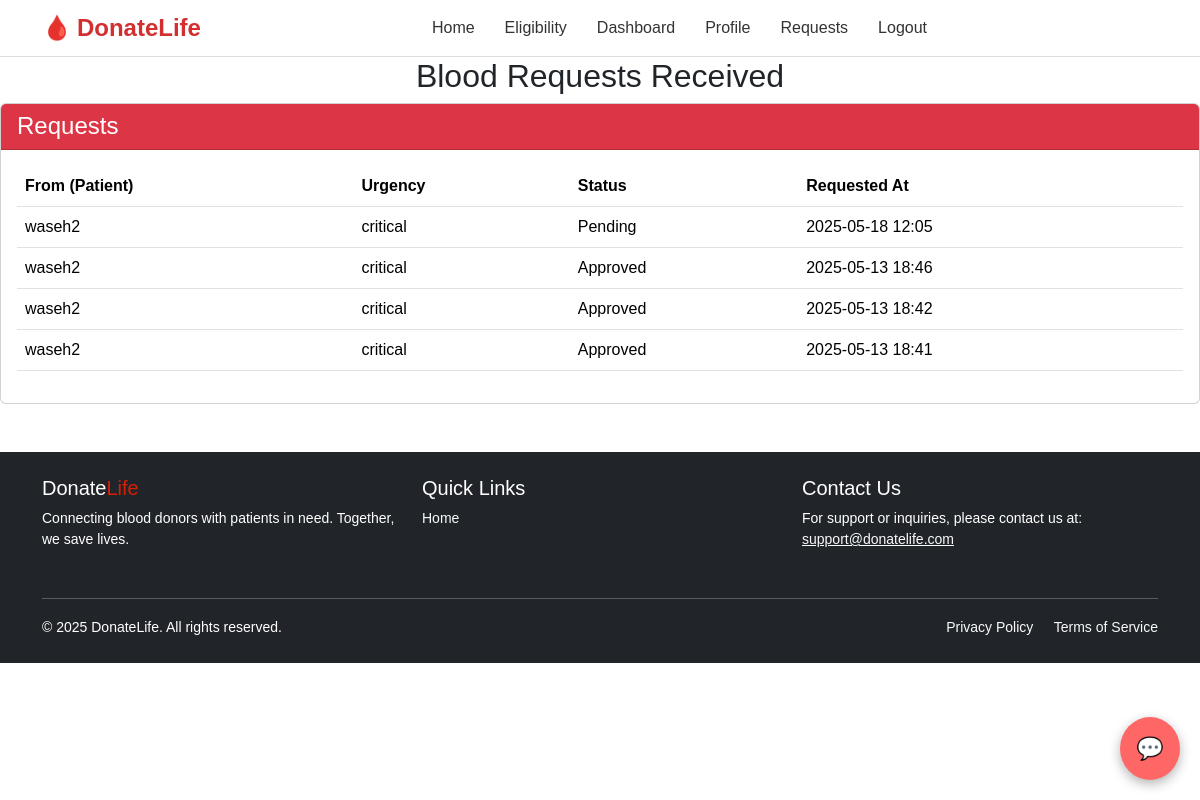
Page /accounts/donor-requests/ (signed in) on the committed database.
### accounts/models.py (models this page shows, shortened)
class BloodRequest(models.Model):
    sender = models.ForeignKey(User, on_delete=models.CASCADE, related_name='sent_requests')
    receiver = models.ForeignKey(User, on_delete=models.CASCADE, related_name='received_requests')
    urgency = models.CharField(max_length=20)
    message = models.TextField()
    status = models.CharField(max_length=20, choices=[('pending', 'Pending'), ('approved', 'Approved')], default='pending')
    created_at = models.DateTimeField(auto_now_add=True)

class User(AbstractUser):
    ROLE_CHOICES = (
        ('donor', 'Blood Donor'),
        ('patient', 'Patient'),
        ('admin', 'Admin'),
    )
    role = models.CharField(max_length=10, choices=ROLE_CHOICES)
    age = models.IntegerField(null=True, blank=True)
    weight = models.FloatField(null=True, blank=True)
    blood_group = models.CharField(max_length=5, choices=[
        ('A+', 'A+'), ('A-', 'A-'),
        ('B+', 'B+'), ('B-', 'B-'),
        ('O+', 'O+'), ('O-', 'O-'),
        ('AB+', 'AB+'), ('AB-', 'AB-'),
    ], null=True, blank=True)
    city = models.CharField(max_length=100, null=True, blank=True)
    last_donation_date = models.DateField(null=True, blank=True)
    medical_condition = models.TextField(null=True, blank=True)

### accounts/views.py (the view)
# urls.py: path('donor-requests/', views.donor_received_requests, name='donor_received_requests'),
@login_required
def donor_received_requests(request):
    if request.user.role != 'donor':
        return redirect('home')  # optional: only allow donors
    received_requests = BloodRequest.objects.filter(receiver=request.user).order_by('-created_at')
    return render(request, 'accounts/donor_received_requests.html', {'received_requests': received_requests})

### accounts/templates/accounts/donor_received_requests.html (shortened to what this page needs)
{% extends 'base.html' %}
{% block content %}
<h2>Blood Requests Received</h2>
<div class="card">
    <div class="card-header bg-danger text-white">
        <h4 class="mb-0">Requests</h4>
    </div>
    <div class="card-body">
        <table class="table table-responsive">
            <thead>
                <tr>
                    <th>From (Patient)</th>
                    <th>Urgency</th>
                    <th>Status</th>
                    <th>Requested At</th>
                </tr>
            </thead>
            <tbody>
                {% for req in received_requests %}
                <tr>
                    <td>{{ req.sender.username }}</td>
                    <td>{{ req.urgency }}</td>
                    <td>{{ req.status|title }}</td>
                    <td>{{ req.created_at|date:"Y-m-d H:i" }}</td>
                </tr>
                {% empty %}
                <tr>
                    <td colspan="5">No blood requests received.</td>
                </tr>
                {% endfor %}
            </tbody>
        </table>
    </div>
</div>
{% endblock %}

### static/css/style.css (style rules this page uses)
body { font-family: Arial, sans-serif; background-color: #fff !important; margin: 0; }
h2 { color: #ffffff; }
body { background-color: hsl(221.74deg 29.11% 15.49%); color: white; margin: 0; font-family: 'Segoe UI', sans-serif; }
h2 { text-align: center; margin-top: 20px; color: white; }

### static/css/dashboard.css (style rules this page uses)
body { font-family: Arial, sans-serif; }

### rows in the picture
BloodRequest: sender.username "waseh2", urgency "critical", status "Pending", created_at "2025-05-18 12:05"
BloodRequest: sender.username "waseh2", urgency "critical", status "Approved", created_at "2025-05-13 18:46"
BloodRequest: sender.username "waseh2", urgency "critical", status "Approved", created_at "2025-05-13 18:42"
BloodRequest: sender.username "waseh2", urgency "critical", status "Approved", created_at "2025-05-13 18:41"
